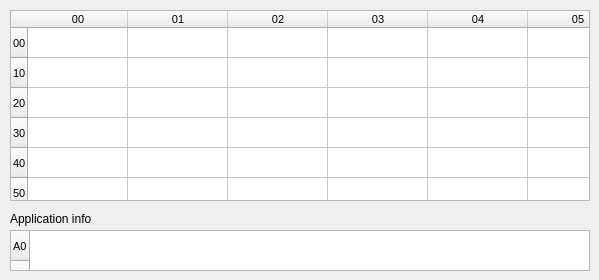
    <widget class="QWidget" name="tab_3">
     <attribute name="title">
      <string>EEPROM</string>
     </attribute>
     <widget class="QTableWidget" name="table_eeprom">
      <property name="geometry">
       <rect>
        <x>10</x>
        <y>10</y>
        <width>580</width>
        <height>191</height>
       </rect>
      </property>
      <property name="minimumSize">
       <size>
        <width>580</width>
        <height>191</height>
       </size>
      </property>
      <property name="maximumSize">
       <size>
        <width>651</width>
        <height>191</height>
       </size>
      </property>
      <property name="font">
       <font>
        <pointsize>8</pointsize>
       </font>
      </property>
      <property name="verticalScrollBarPolicy">
       <enum>Qt::ScrollBarAlwaysOff</enum>
      </property>
      <property name="horizontalScrollBarPolicy">
       <enum>Qt::ScrollBarAlwaysOff</enum>
      </property>
      <row>
       <property name="text">
        <string>00</string>
       </property>
      </row>
      <row>
       <property name="text">
        <string>10</string>
       </property>
      </row>
      <row>
       <property name="text">
        <string>20</string>
       </property>
      </row>
      <row>
       <property name="text">
        <string>30</string>
       </property>
      </row>
      <row>
       <property name="text">
        <string>40</string>
       </property>
      </row>
      <row>
       <property name="text">
        <string>50</string>
       </property>
      </row>
      <row>
       <property name="text">
        <string>60</string>
       </property>
      </row>
      <row>
       <property name="text">
        <string>70</string>
       </property>
      </row>
      <row>
       <property name="text">
        <string>90</string>
       </property>
      </row>
      <column>
       <property name="text">
        <string>00</string>
       </property>
      </column>
      <column>
       <property name="text">
        <string>01</string>
       </property>
      </column>
      <column>
       <property name="text">
        <string>02</string>
       </property>
      </column>
      <column>
       <property name="text">
        <string>03</string>
       </property>
      </column>
      <column>
       <property name="text">
        <string>04</string>
       </property>
      </column>
      <column>
       <property name="text">
        <string>05</string>
       </property>
      </column>
      <column>
       <property name="text">
        <string>06</string>
       </property>
      </column>
      <column>
       <property name="text">
        <string>07</string>
       </property>
      </column>
      <column>
       <property name="text">
        <string>08</string>
       </property>
      </column>
      <column>
       <property name="text">
        <string>09</string>
       </property>
      </column>
      <column>
       <property name="text">
        <string>0A</string>
       </property>
      </column>
      <column>
       <property name="text">
        <string>0B</string>
       </property>
      </column>
      <column>
       <property name="text">
        <string>0C</string>
       </property>
      </column>
      <column>
       <property name="text">
        <string>0D</string>
       </property>
      </column>
      <column>
       <property name="text">
        <string>0E</string>
       </property>
      </column>
      <column>
       <property name="text">
        <string>0F</string>
       </property>
      </column>
      <column>
       <property name="text">
        <string>Ascii</string>
       </property>
      </column>
     </widget>
     <widget class="QLabel" name="label_13">
      <property name="geometry">
       <rect>
        <x>10</x>
        <y>210</y>
        <width>111</width>
        <height>17</height>
       </rect>
      </property>
      <property name="text">
       <string>Application info</string>
      </property>
     </widget>
     <widget class="QTableWidget" name="table_app_info">
      <property name="geometry">
       <rect>
        <x>10</x>
        <y>230</y>
        <width>580</width>
        <height>41</height>
       </rect>
      </property>
      <property name="minimumSize">
       <size>
        <width>580</width>
        <height>20</height>
       </size>
      </property>
      <property name="maximumSize">
       <size>
        <width>651</width>
        <height>191</height>
       </size>
      </property>
      <property name="font">
       <font>
        <pointsize>8</pointsize>
       </font>
      </property>
      <property name="verticalScrollBarPolicy">
       <enum>Qt::ScrollBarAlwaysOff</enum>
      </property>
      <property name="horizontalScrollBarPolicy">
       <enum>Qt::ScrollBarAlwaysOff</enum>
      </property>
      <row>
       <property name="text">
        <string>A0</string>
       </property>
      </row>
      <row>
       <property name="text">
        <string>A1</string>
       </property>
      </row>
     </widget>
    </widget>
